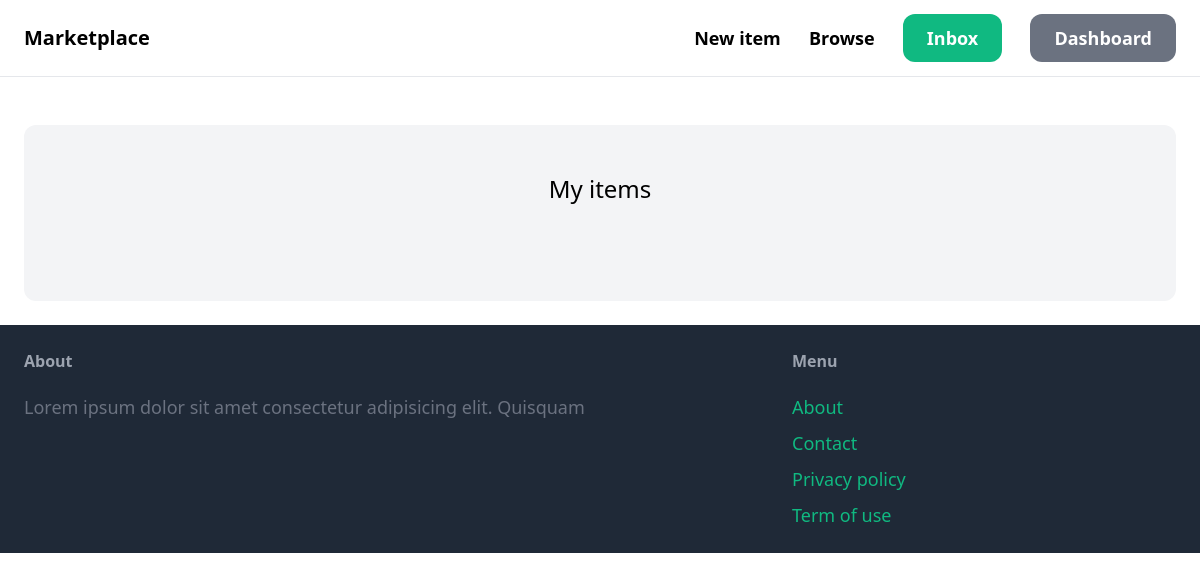
Page /dashboard/ (signed in) on the earlier database version.
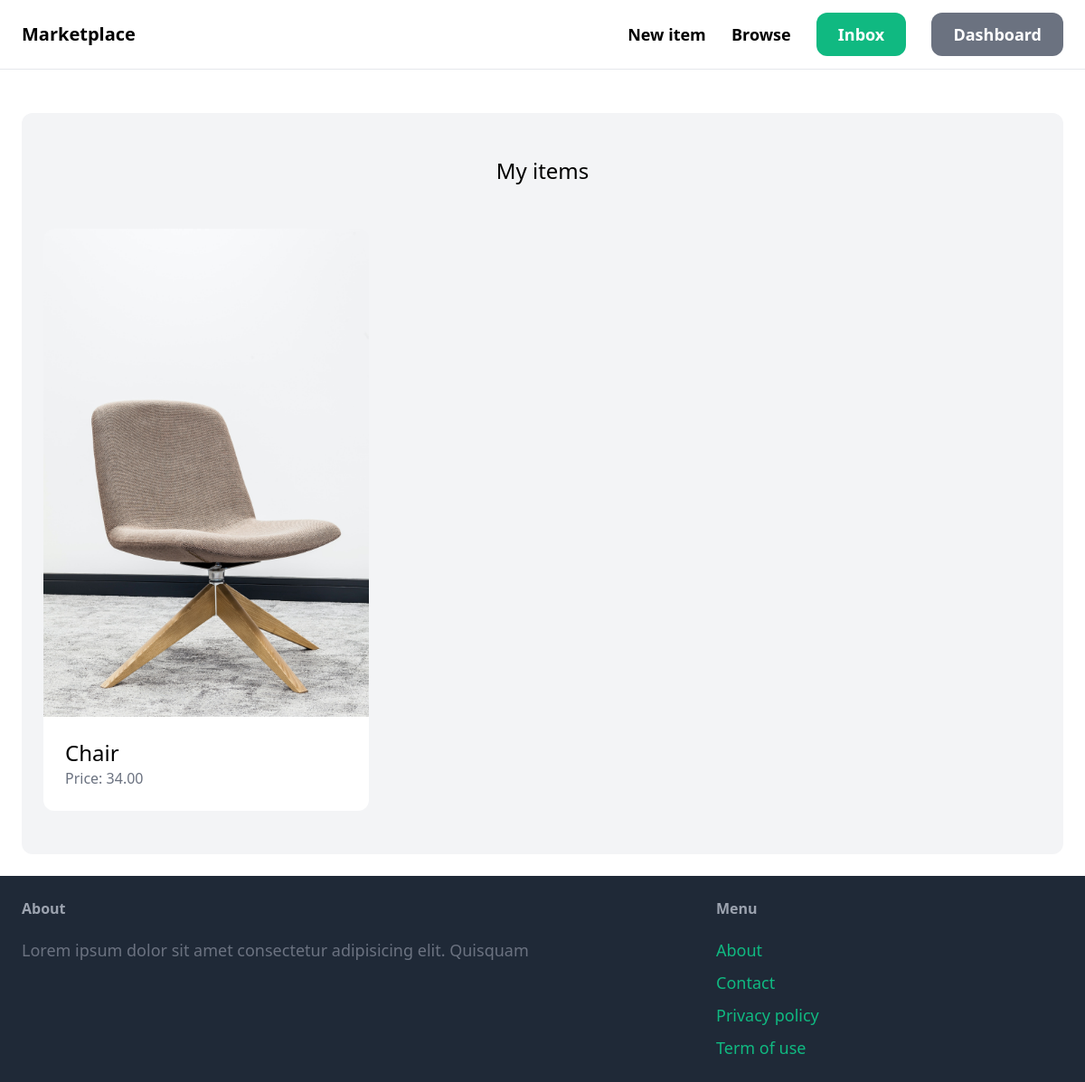
Same page on the later database version.
### item/models.py (models this page shows, shortened)
class Item(models.Model):
    category = models.ForeignKey(
        Category, related_name="items", on_delete=models.CASCADE
    )
    name = models.CharField(max_length=255)
    description = models.TextField(blank=True, null=True)
    price = models.DecimalField(max_digits=10, decimal_places=2)
    image = models.ImageField(upload_to="item_images", blank=True, null=True)
    is_sold = models.BooleanField(default=False)
    created_by = models.ForeignKey(User, related_name="items", on_delete=models.CASCADE)
    created_at = models.DateTimeField(auto_now_add=True)
    class Meta:
        ordering = ["-created_at"]

### dashboard/views.py (the view)
# urls.py: path("", views.index, name="index"),
@login_required
def index(request):
    items = Item.objects.filter(created_by=request.user)
    return render(request, "dashboard/index.html", {"items": items})

### dashboard/templates/dashboard/index.html
{% extends 'core/base.html' %} {% block title %}Dashboard{% endblock %} {% block content %}
<div class="mt-6 px-6 py-12 bg-gray-100 rounded-xl">
    <h2 class="mb-12 text-2xl text-center">My items</h2>
    <div class="grid grid-cols-3 gap-3">
        {% for item in items %}
        <div>
            <a href="{% url 'item:detail' item.id %}">
                <div>
                    <img src="{{ item.image.url }}" class="rounded-t-xl" />
                </div>
                <div class="p-6 bg-white rounded-b-xl">
                    <h2 class="text-2xl">{{ item.name }}</h2>
                    <p class="text-gray-500">Price: {{ item.price }}</p>
                </div>
            </a>
        </div>
        {% endfor %}
    </div>
</div>
{% endblock %}

Differences in the rows shown:
added Item: image (picture), name "Chair", price "34.00"
